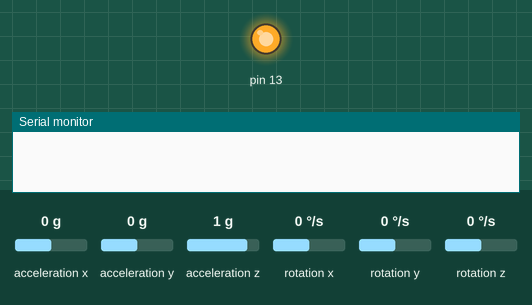
This sketch was run on a simulated Arduino Uno, built with avr-gcc and run on an emulated ATmega328P. On the bench: output pins drawn as LEDs (lit = HIGH), the last lines printed to the serial monitor. Wiring (inferred from the names in the program): MPU-6050 motion sensor at I2C address 0x68. The test bench sets the inputs (shaded band); at power-on: acceleration z 1 g, acceleration x 0 g, acceleration y 0 g, rotation x 0 °/s, rotation y 0 °/s, rotation z 0 °/s.

Above: at 0.1 s.
At 7.9 s:
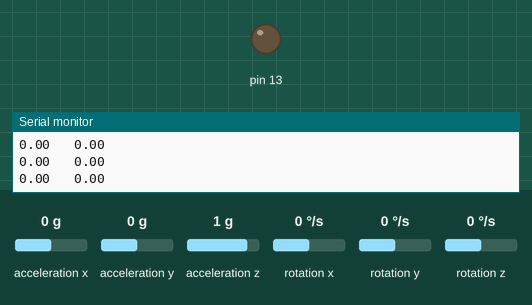
8.0 s: acceleration z set to 0 g
Timing chart, 0 to 11.0 s (numbered marks = the images above; inputs shaded):
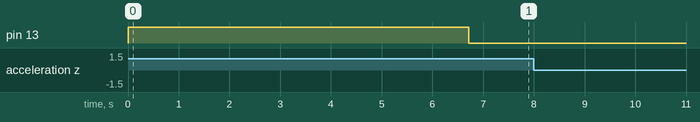

The sketch:

imu.ino
```cpp
#include <Wire.h>


long gyro_x_cal, gyro_y_cal, gyro_z_cal;
long loop_timer;

float angle_pitch, angle_roll;
float angle_pitch_output, angle_roll_output;

boolean first_loop;

void setup() {
  // put your setup code here, to run once:

  Serial.begin(2000000);

  pinMode(13, OUTPUT);
  digitalWrite(13, HIGH);

  angle_pitch = 0;
  angle_roll = 0;
  first_loop = true;
  angle_pitch_output = 0;
  angle_roll_output = 0;

  setupMPU(); //just so it usees 500°/s and 8g

  gyroCalibration(); //it will just set global gyro_x_cal values (for the 3 axis) (values are in °/s*65.5)

  digitalWrite(13, LOW);

  loop_timer = micros(); //loop starts from now on
}

void loop() {
  // put your main code here, to run repeatedly:


  calculateQuadAngles(); //just setes global angle_pitch and angle_roll values to current pitch and roll of the quadcotper (vlues are in °)

  //To dampen the pitch and roll angles a complementary filter is used
  angle_pitch_output = angle_pitch_output * 0.9 + angle_pitch * 0.1;   //Take 90% of the output pitch value and add 10% of the raw pitch value
  angle_roll_output = angle_roll_output * 0.9 + angle_roll * 0.1;      //Take 90% of the output roll value and add 10% of the raw roll value


  if(angle_pitch_output>=20){
    digitalWrite(13,HIGH);
  }else{
    digitalWrite(13,LOW);
  }

  //Serial.println(String(angle_pitch_output)+"   "+String(angle_roll_output));

  if(micros() - loop_timer >= 4000){
    Serial.println("Lag");
  }
  while(micros() - loop_timer < 4000);                                 //Wait until the loop_timer reaches 4000us (250Hz) before starting the next loop
  loop_timer = micros();                                               //Reset the loop timer

}


void setupMPU(){
  //Activate the MPU-6050
  Wire.beginTransmission(0x68);                                        //Start communicating with the MPU-6050
  Wire.write(0x6B);                                                    //Send the requested starting register
  Wire.write(0x00);                                                    //Set the requested starting register
  Wire.endTransmission();                                              //End the transmission
  //Configure the accelerometer (+/-8g)
  Wire.beginTransmission(0x68);                                        //Start communicating with the MPU-6050
  Wire.write(0x1C);                                                    //Send the requested starting register
  Wire.write(0x10);                                                    //Set the requested starting register
  Wire.endTransmission();                                              //End the transmission
  //Configure the gyro (500dps full scale)
  Wire.beginTransmission(0x68);                                        //Start communicating with the MPU-6050
  Wire.write(0x1B);                                                    //Send the requested starting register
  Wire.write(0x08);                                                    //Set the requested starting register
  Wire.endTransmission();                                              //End the transmission
}

void readMPUdata(int raw_gyro_data[], long raw_acc_data[]){

  Wire.beginTransmission(0x68);                                        //Start communicating with the MPU-6050
  Wire.write(0x3B);                                                    //Send the requested starting register
  Wire.endTransmission();                                              //End the transmission
  Wire.requestFrom(0x68,14);                                           //Request 14 bytes from the MPU-6050
  while(Wire.available() < 14);                                        //Wait until all the bytes are received
  raw_acc_data[0] = Wire.read()<<8|Wire.read();                                  //Add the low and high byte to the acc_x variable
  raw_acc_data[1] = Wire.read()<<8|Wire.read();                                  //Add the low and high byte to the acc_y variable
  raw_acc_data[2] = Wire.read()<<8|Wire.read();                                  //Add the low and high byte to the acc_z variable
  float temperature = Wire.read()<<8|Wire.read();
  raw_gyro_data[0] = Wire.read()<<8|Wire.read();                                 //Add the low and high byte to the gyro_x variable
  raw_gyro_data[1] = Wire.read()<<8|Wire.read();                                 //Add the low and high byte to the gyro_y variable
  raw_gyro_data[2] = Wire.read()<<8|Wire.read();                                 //Add the low and high byte to the gyro_z variable

  return;
}

void gyroCalibration(){
  int raw_gyro_data[] = {1,1,1,};
  long raw_acc_data[] = {1,1,1,};

  for (int cal_int = 0; cal_int < 2000 ; cal_int ++){                  //Run this code 2000 times
    readMPUdata(raw_gyro_data, raw_acc_data);                                             //Read the raw acc and gyro data from the MPU-6050
    gyro_x_cal += raw_gyro_data[0];                                              //Add the gyro x-axis offset to the gyro_x_cal variable
    gyro_y_cal += raw_gyro_data[1];                                              //Add the gyro y-axis offset to the gyro_y_cal variable
    gyro_z_cal += raw_gyro_data[2];                                              //Add the gyro z-axis offset to the gyro_z_cal variable
    delay(3);                                                          //Delay 3us to simulate the 250Hz program loop
  }
  gyro_x_cal /= 2000;                                                  //Divide the gyro_x_cal variable by 2000 to get the avarage offset
  gyro_y_cal /= 2000;                                                  //Divide the gyro_y_cal variable by 2000 to get the avarage offset
  gyro_z_cal /= 2000;                                                  //Divide the gyro_z_cal variable by 2000 to get the avarage offset


}

void calculateQuadAngles(){
  int raw_gyro_data[] = {1,1,1};
  long raw_acc_data[] = {1,1,1};
  readMPUdata(raw_gyro_data, raw_acc_data);

  raw_gyro_data[0] -= gyro_x_cal;
  raw_gyro_data[1] -= gyro_y_cal;
  raw_gyro_data[2] -= gyro_z_cal;

  //Serial.println(String(raw_gyro_data[0]) +"   "+String(raw_gyro_data[1])+"   "+String(raw_gyro_data[2]));

  //Gyro angle calculations
  //0.0000611 = 1 / (250Hz / 65.5)
  angle_pitch += raw_gyro_data[0] * 0.0000611;                                   //Calculate the traveled pitch angle and add this to the angle_pitch variable
  angle_roll += raw_gyro_data[1] * 0.0000611;                                    //Calculate the traveled roll angle and add this to the angle_roll variable


  //0.000001066 = 0.0000611 * (3.142(PI) / 180degr) The Arduino sin function is in radians
  angle_pitch += angle_roll * sin(raw_gyro_data[3] * 0.000001066);               //If the IMU has yawed transfer the roll angle to the pitch angel
  angle_roll -= angle_pitch * sin(raw_gyro_data[3] * 0.000001066);               //If the IMU has yawed transfer the pitch angle to the roll angel

  //Accelerometer angle calculations
  float acc_total_vector = sqrt( (raw_acc_data[0]*raw_acc_data[0]) + (raw_acc_data[1]*raw_acc_data[1]) + (raw_acc_data[2]*raw_acc_data[2]));  //Calculate the total accelerometer vector

  //57.296 = 1 / (3.142 / 180) The Arduino asin function is in radians
  float angle_pitch_acc = asin(raw_acc_data[1]/acc_total_vector)* 57.296;       //Calculate the pitch angle
  float angle_roll_acc = asin(raw_acc_data[0]/acc_total_vector)* -57.296;       //Calculate the roll angle

  //Serial.println(String(angle_pitch_acc)+"   "+String(angle_roll_acc));

  //Place the MPU-6050 spirit level and note the values in the following two lines for calibration
  angle_pitch_acc -= 0.0;                                              //Accelerometer calibration value for pitch
  angle_roll_acc -= 0.0;                                               //Accelerometer calibration value for roll

  if(!first_loop){                                                 //If the IMU is already started
    angle_pitch = angle_pitch * 0.9996 + angle_pitch_acc * 0.0004;     //Correct the drift of the gyro pitch angle with the accelerometer pitch angle
    angle_roll = angle_roll * 0.9996 + angle_roll_acc * 0.0004;        //Correct the drift of the gyro roll angle with the accelerometer roll angle
  }
  else{                                                                //At first start
    angle_pitch = angle_pitch_acc;                                     //Set the gyro pitch angle equal to the accelerometer pitch angle
    angle_roll = angle_roll_acc;                                       //Set the gyro roll angle equal to the accelerometer roll angle
    first_loop = false;                                            //Set the IMU started flag
  }

  Serial.println(String(angle_pitch) +"   "+String(angle_roll));

}
```
